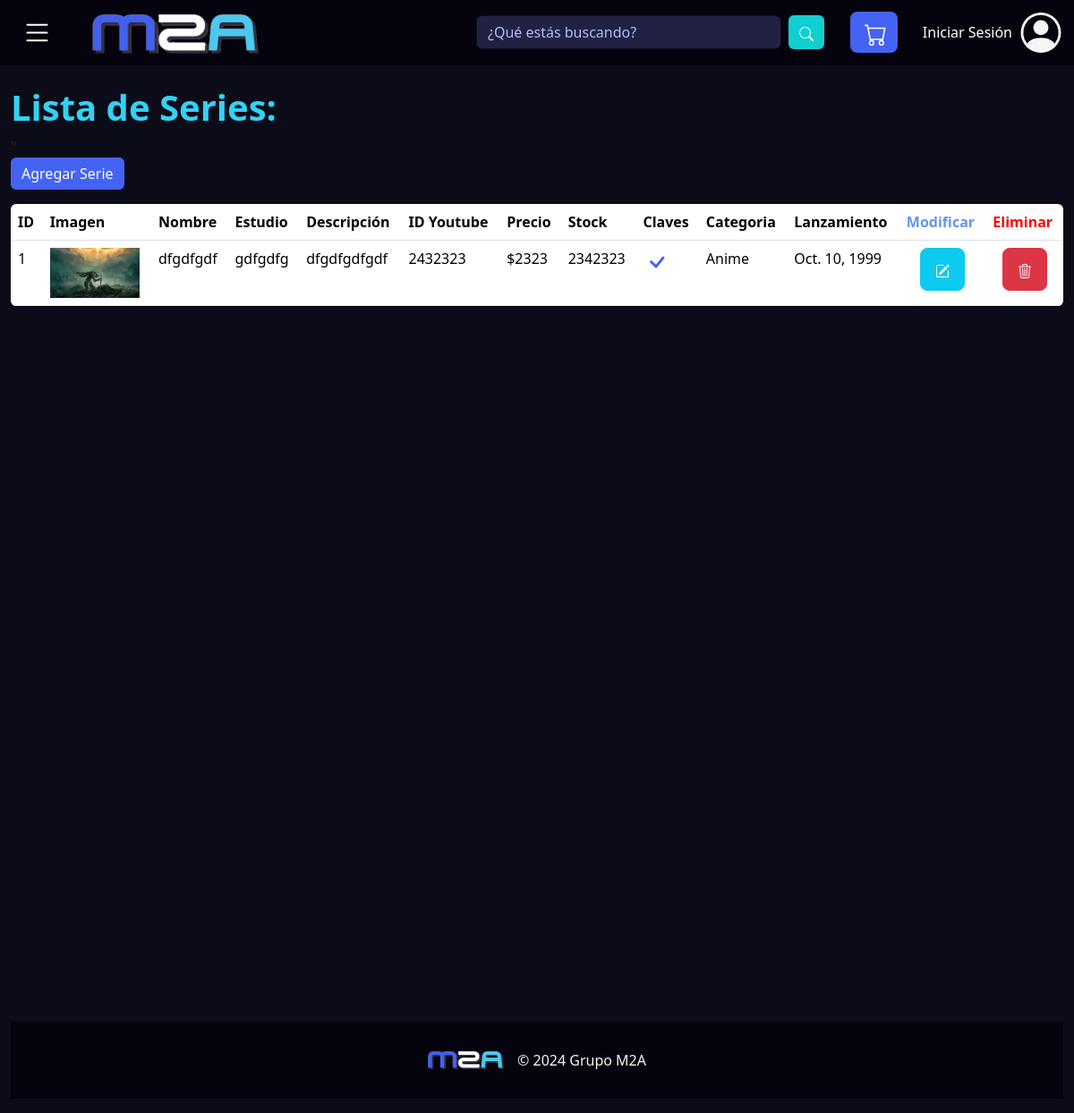
The app's page /listadoSeries, older data.
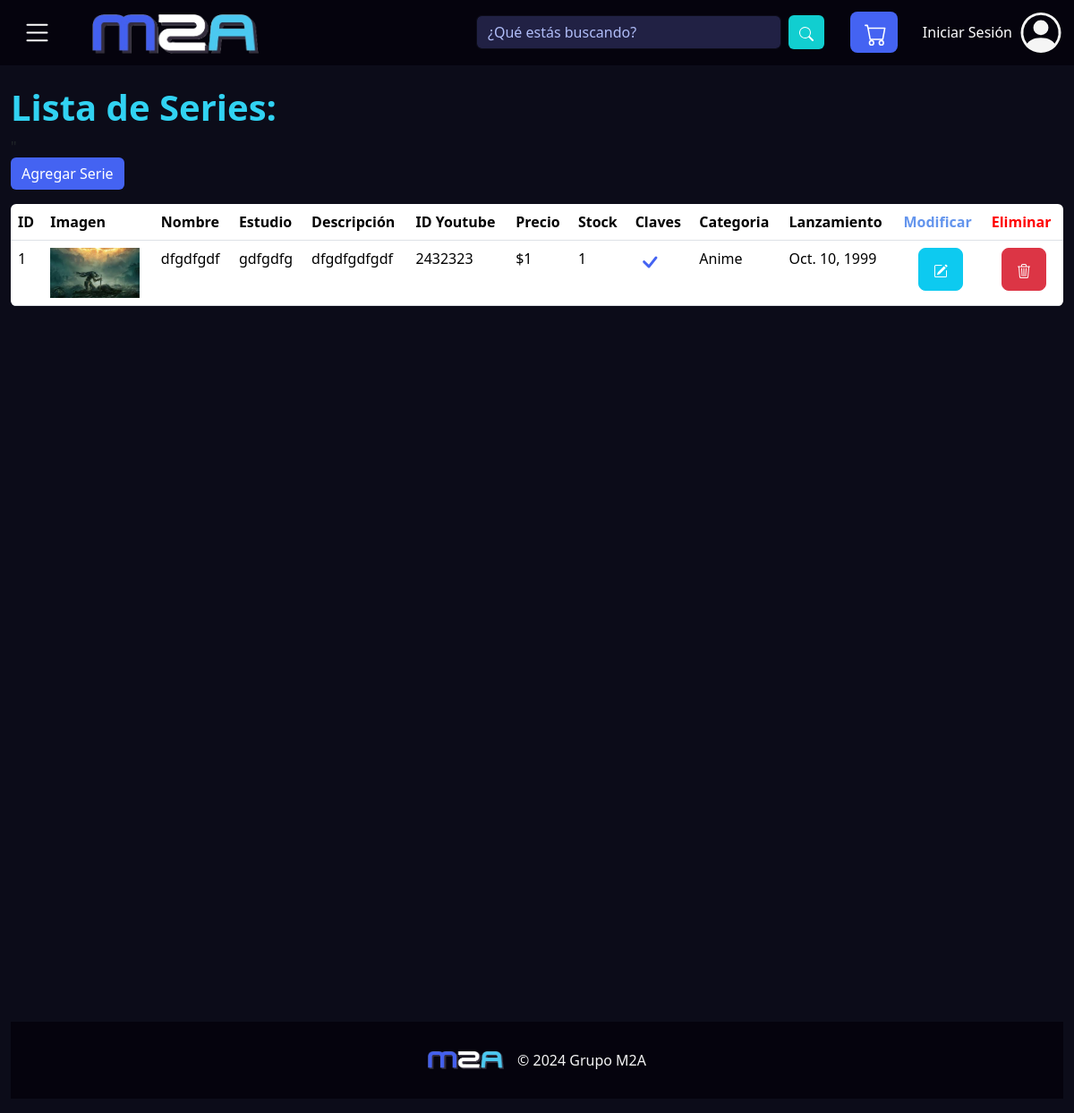
The same page, newer data.
### Store/models.py (models this page shows)
class Serie(models.Model):
    idSerie       = models.IntegerField(primary_key=True)
    estudio       = models.CharField(max_length=50, null=True)
    nombre        = models.CharField(max_length=50)
    descripcion   = models.CharField(max_length=220)
    fechalanz     = models.DateField(default='2000-01-01')
    precio        = models.IntegerField()
    imagen        = models.ImageField(upload_to='series/imagenes')
    stock         = models.IntegerField()
    clave         = models.FileField(upload_to='series/claves_zip/',null= False)
    categoria     = models.ForeignKey('categoriaSerie', on_delete=models.CASCADE)
    ytVidId       = models.CharField(max_length=11, null=True)

class categoriaSerie (models.Model):
    idCategoria = models.IntegerField(primary_key=True)
    nombre = models.CharField(max_length=40)

### Store/views.py (the view)
# urls.py: path('listadoSeries', views.listadoSeries, name='listadoSeries'),
def listadoSeries(request):
    series = Serie.objects.all()
    categorias = categoriaSerie.objects.all()
    context = {
    'series': series,
    'categorias': categorias
    }
    return render(request, 'listadoSeries.html', context)

### Store/templates/listadoSeries.html (shortened to what this page needs)
{% extends "plantilla_base.html" %}
{% block contenido %}
<h1 class="pt-5 mt-5" style="font-weight:bold; color:#31d2f2">Lista de Series:</h1>
<table class="table table-resposive mb-0">
    <tr class="listado" >
        <th >ID</th>
        <th >Imagen</th>
        <th >Nombre</th>
        <th >Estudio</th>
        <th >Descripción</th>"
        <th >ID Youtube</th>
        <th >Precio</th>
        <th >Stock</th>
        <th >Claves</th>
        <th >Categoria</th>
        <th >Lanzamiento</th>
        <th style="color: cornflowerblue">Modificar</th>
        <th style="color:red" >Eliminar</th>
    </tr>
    {%for serie in series%}
        <td > {{serie.idSerie}} </td>
        <td ><a href="{{serie.idJuego}}"><img src="{{serie.imagen.url}}" alt="No disponible" style="max-width: 100px; max-height: 140px;"></a></td>
        <td >{{serie.nombre}}</td>
        <td >{{serie.estudio}}</td>
        <td >{{serie.descripcion}}</td>
        <td >{{serie.ytVidId}}</td>
        <td >${{serie.precio}}</td>
        <td >{{serie.stock}}</td>
        <td >{%if serie.clave %}
            <svg xmlns="http://www.w3.org/2000/svg" width="32" height="32" fill="currentColor" class="bi bi-check text-center" viewBox="0 0 16 16" style="color: #4463f2;">
            <path d="M10.97 4.97a.75.75 0 0 1 1.07 1.05l-3.99 4.99a.75.75 0 0 1-1.08.02L4.324 8.384a.75.75 0 1 1 1.06-1.06l2.094 2.093 3.473-4.425z"/>
            </svg>
            {%endif%}
        </td>
        <td >{{serie.categoria.nombre}}
        <td >{{serie.fechalanz}}
        </td>
        <td class="text-center"><a href="{% url 'modificarSerie' idSerie=serie.idSerie %}" class="btn btn-info btn-lg">
        </a></td>
        <td class="text-center"><a href="{% url 'eliminarSerie' idSerie=serie.idSerie %}" class="btn btn-danger btn-lg">
        </a></td>
    {%endfor%}
        <a href="{%url 'registroSeries' %}"><button class="btn btnAgregar btn-success mb-3" id="btnAgregar" style="background-color: #4463f2;border: none; align-items:end;">Agregar Serie</button></a>
    <table class="table table-resposive">
        <div class="container-fluid d-flex flex-column min-vh-100">
        </div>
{%endblock%}

Row changes from the older to the newer data that the page shows:
changed Serie "dfgdfgdf": precio "2323" → "1"; stock "2342323" → "1"
